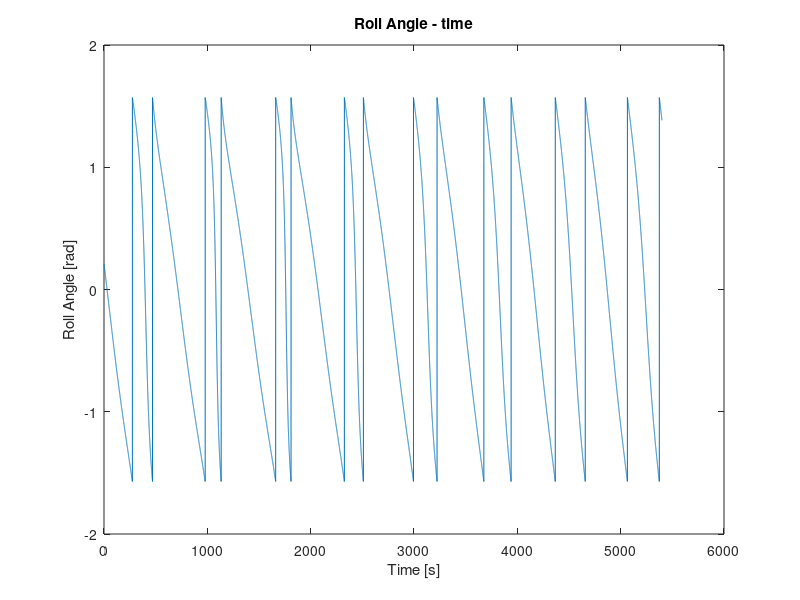
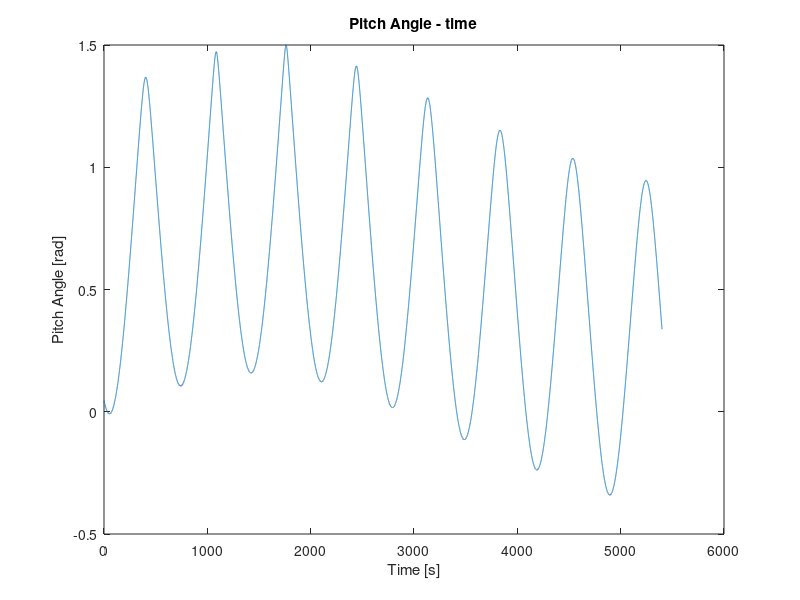
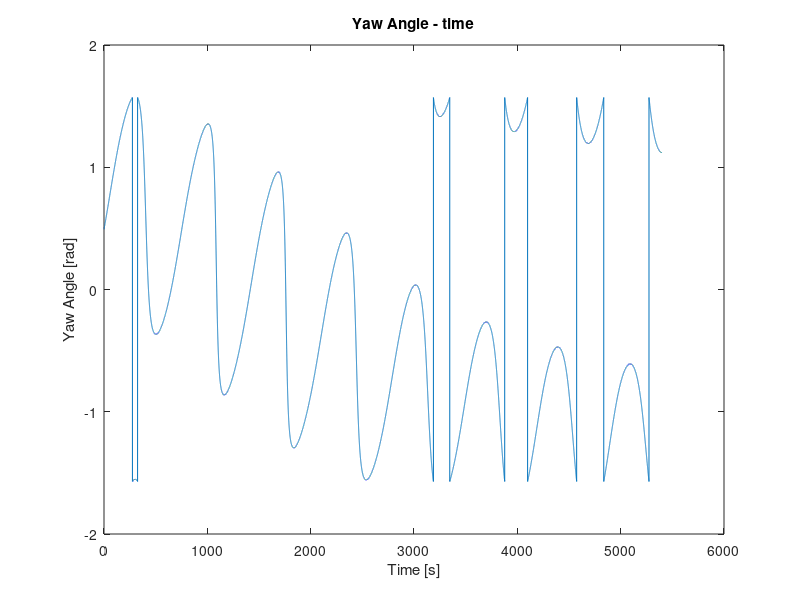

Recreate these plots in MATLAB, in order.
clc
clear
 
n=48;            %Student Number
Worbit=0.0011;   %The angular orbit velocity of satellite
Nt=3.6*10^-10;   %The disturbance torque acting on the satellite
N=54000;         %The iteration number
dt=0.1;          %The sample time 
t(1)=0;          %Initial Time
 
%The moments of inertia of the satellite
Jx=2.1*10^-3;    
Jy=2*10^-3;
Jz=1.9*10^-3;
 
%Initial data of the attitude angles (rad)
q1(1)=0.002*n;
q2(1)=0.001*n;
q3(1)=0.005*n;
q4(1)=sqrt(1-q1(1)^2-q2(1)^2-q3(1)^2);
 
%The initial data of the satellite’s angular velocities
Wx(1)=0.0002+0.0001*n;
Wy(1)=0.0003+0.0001*n;
Wz(1)=0.0004+0.0001*n;
 
C=cell(N,1);   %cell contains all transformation matrices C
A=cell(N,1);   %cell contains all transformation matrices A
 
for i=1:N   %for loop to perform iteration
    
    %Time Increase of 0.1 s per Iteration
    t(i+1)=t(i)+dt;
    
    %The Angular Velocities Iteration
    Wx(i+1)=Wx(i)+(dt/Jx)*(Wz(i)*Wy(i)+Nt)*(Jy-Jz);
    Wy(i+1)=Wy(i)+(dt/Jy)*(Wx(i)*Wz(i)+Nt)*(Jz-Jx);
    Wz(i+1)=Wz(i)+(dt/Jz)*(Wx(i)*Wy(i)+Nt)*(Jx-Jy);
    
    %The Quaternions
    q1(i+1)=q1(i)-0.5*dt*(q2(i)*Wx(i)+q3(i)*Wy(i)+q4(i)*Wz(i));
    q2(i+1)=q2(i)+0.5*dt*(q1(i)*Wx(i)-q4(i)*Wy(i)+q3(i)*Wz(i));
    q3(i+1)=q3(i)+0.5*dt*(q4(i)*Wx(i)+q1(i)*Wy(i)-q2(i)*Wz(i));
    q4(i+1)=q4(i)-0.5*dt*(q3(i)*Wx(i)-q2(i)*Wy(i)-q1(i)*Wz(i));
     
    %The Transformation Matrix Quaternions
    c11(i)=q1(i)^2-q2(i)^2-q3(i)^2+q4(i)^4;
    c12(i)=2*(q1(i)*q2(i)+q3(i)*q4(i));
    c13(i)=2*(q1(i)*q3(i)-q2(i)*q4(i));
    c21(i)=2*(q1(i)*q2(i)-q3(i)*q4(i));
    c22(i)=-q1(i)^2+q2(i)^2-q3(i)^3+q4(i)^2;
    c23(i)=2*(q2(i)*q3(i)-q1(i)*q4(i));
    c31(i)=2*(q1(i)*q3(i)+q2(i)*q4(i));
    c32(i)=2*(q2(i)*q3(i)-q1(i)*q4(i));
    c33(i)=-q1(i)^2-q2(i)^2+q3(i)^2+q4(i)^2;
    
    C{i}=[c11(i),c12(i),c13(i);c21(i),c22(i),c23(i);c31(i),c32(i),c33(i)];
    
    
    %The Euler Angles 
    %Roll Angle
    phi(i)=atan((2*(q2(i)*q3(i)+q1(i)*q4(i)))/(1-2*(q1(i)^2+q2(i)^2)));   
    %Pitch Angle
    tetha(i)=asin(2*(q4(i)*q2(i)-q1(i)*q3(i)));      
    %Yaw Angle 
    psi(i)=atan((2*(q4(i)*q3(i)+q1(i)*q2(i)))/(1-2*(q2(i)^2+q3(i)^2)));    
    
    %The Transformation Matrix Euler angles
    a11(i)=cos(tetha(i))*cos(psi(i));
    a12(i)=cos(tetha(i))*sin(psi(i));
    a13(i)=-sin(tetha(i));
    a21(i)=-cos(phi(i))*sin(psi(i))+sin(phi(i))*sin(tetha(i))*cos(psi(i));
    a22(i)=cos(phi(i))*cos(psi(i))+sin(phi(i))*sin(tetha(i))*sin(psi(i));
    a23(i)=sin(phi(i))*cos(tetha(i));
    a31(i)=sin(phi(i))*sin(psi(i))+cos(phi(i))*sin(tetha(i))*cos(psi(i));
    a32(i)=-sin(phi(i))*sin(psi(i))+cos(phi(i))*sin(tetha(i))*sin(psi(i));
    a33(i)=cos(phi(i))*cos(tetha(i));
    
    A{i}=[a11(i),a12(i),a13(i);a21(i),a22(i),a23(i);a31(i),a32(i),a33(i)];
end

%Euler Angles Graphs
figure
plot(t(1:54000),phi);
title('Roll Angle - time')
xlabel('Time [s]')
ylabel('Roll Angle [rad]')
 
figure
plot(t(1:54000),tetha);
title('Pitch Angle - time')
xlabel('Time [s]')
ylabel('Pitch Angle [rad]')
 
figure
plot(t(1:54000),psi);
title('Yaw Angle - time')
xlabel('Time [s]')
ylabel('Yaw Angle [rad]')

